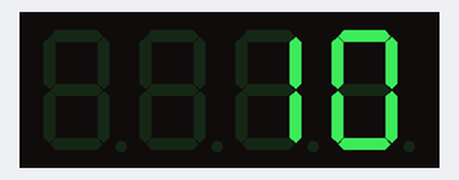
Simulated run of this sketch. Board: Arduino Uno, built with avr-gcc and run on an emulated ATmega328P. On the bench: 4-digit seven-segment display.

Above: at 0.1 s.
At 2.1 s:
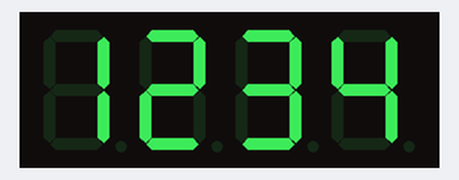
At 4.1 s:
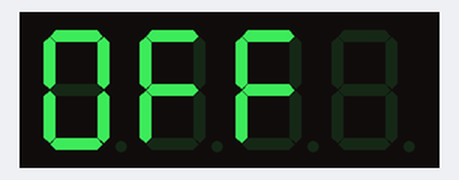
At 13.02 s:
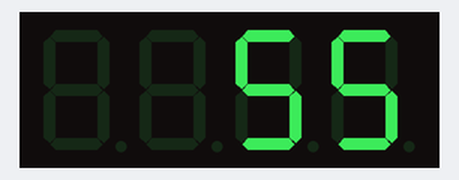
At 21.99 s:
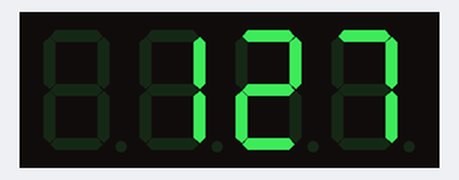
At 39.93 s:
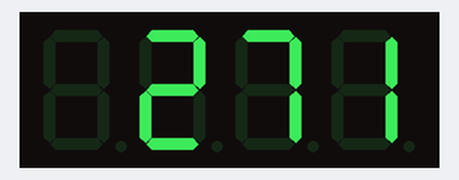

Measured:
- what the display in image 1 shows lasts 2.0 s, from 2.1 s to 4.1 s

The sketch:

7-Segment.ino
```cpp
#include "TM1637.h"

const int CLK = 17;
const int DIO = 16;

TM1637 sevenSegment(CLK, DIO);

void setup() {
  sevenSegment.init();
  sevenSegment.set(7); // BRIGHT 0-7;

  sevenSegment.displayNum(10);
  delay(2000);

  sevenSegment.displayNum(1234);
  delay(2000);

  sevenSegment.displayStr("0FF");
  delay(2000);
}

int number = 0;

void loop() {
  sevenSegment.displayNum(number++);
  delay(100);
}
```
